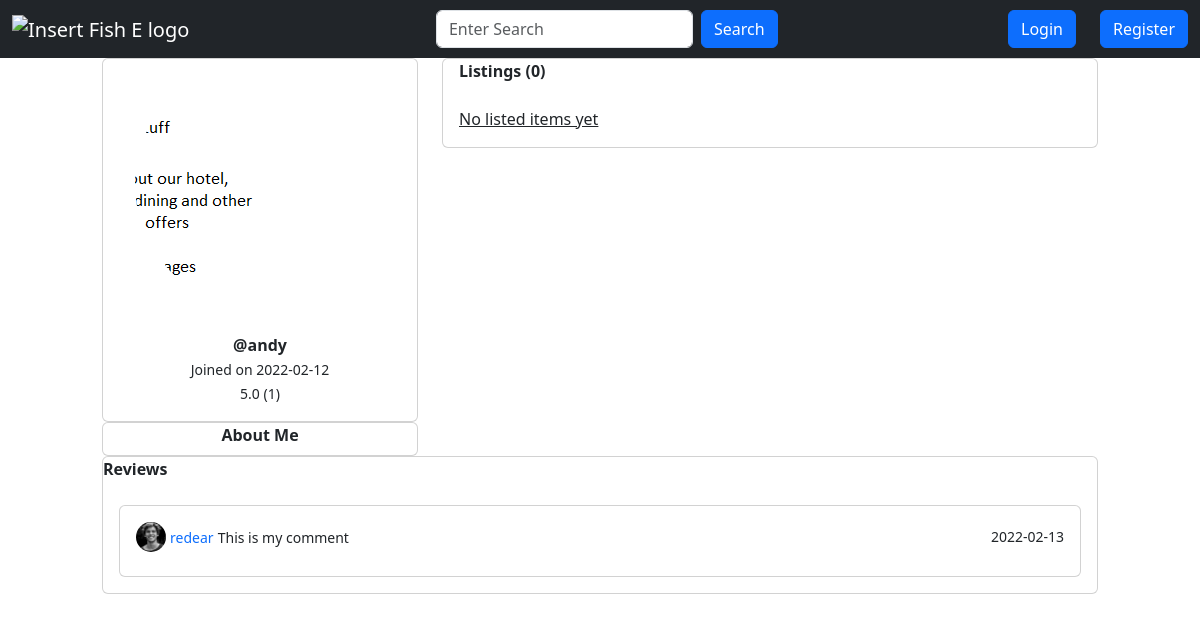
Before: /profile/1 with the older database file.
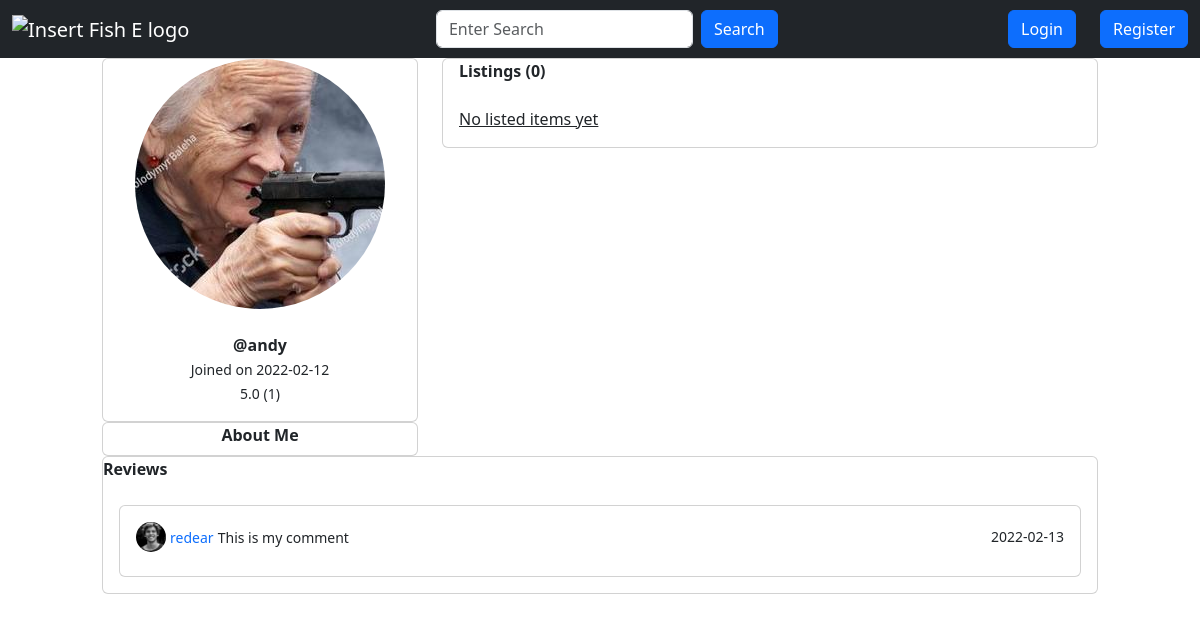
After: the same page with the newer database file.
### app.py (models this page shows, shortened)
class User(db.Model, UserMixin):
    id = db.Column(db.Integer, primary_key=True)
    username = db.Column(db.String(20), unique=True, nullable=False)
    email = db.Column(db.String(120), unique=True, nullable=False)
    description = db.Column(db.String(500), nullable=True)
    image_file = db.Column(db.String(20), nullable=False, default="default.jpg")
    password = db.Column(db.String(60), nullable=False)
    date_joined = db.Column(db.DateTime, nullable=False, default=datetime.utcnow)
    items = db.relationship("Item", backref="author", lazy=True)
    bought = db.relationship(
        "Transaction", foreign_keys="Transaction.user_id", backref="buyer", lazy=True
    )
    sold = db.relationship(
        "Transaction", foreign_keys="Transaction.vendor_id", backref="seller", lazy=True
    )
    reviews = db.relationship(
        "Review", foreign_keys="Review.user_id", backref="author", lazy=True
    )
    reviewed = db.relationship(
        "Review", foreign_keys="Review.recipient_id", backref="getter", lazy=True
    )
    liked = db.relationship(
        "ItemLike", foreign_keys="ItemLike.user_id", backref="user", lazy=True
    )
    @property
    def ratings(self):
        return len(self.reviewed)
    @property
    def rating(self):
        total = 0
        reviews = self.reviewed
        if reviews:
            for review in reviews:
                total += review.rating
            average = total / len(self.reviewed)
            return "{:.1f}".format(average)
        return "No reviews yet"

### app.py (the view, shortened to what this page needs)
@app.route("/profile/<int:user_id>", methods=["GET", "POST"])
def render_profile(user_id):
    user = User.query.filter_by(id=user_id).first()
    search_form = SearchForm()
    pfp_form = ProfilePictureForm()
    username_form = UsernameForm()
    description_form = DescriptionForm()
    L_items = Item.query.filter_by(id=user.id, status="available").all()
    len_of_L_items = len(L_items)
    reviews = user.reviewed
    review_authors = [
        User.query.filter_by(id=review.user_id).first() for review in reviews
    ]
    reviews = list(zip(review_authors, reviews))
    if username_form.validate_on_submit():
        current_user.username = username_form.username.data
        db.session.commit()
        return redirect(url_for("render_profile"), user_id=current_user.id)
    if description_form.validate_on_submit():
        current_user.description = description_form.description.data
        db.session.commit()
        return redirect(url_for("render_profile"), user_id=current_user.id)
    return render_template(
        "profile.html",
        search_form=search_form,
        L_items=L_items,
        pfp_form=pfp_form,
        username_form=username_form,
        description_form=description_form,
        len_of_L_items=len_of_L_items,
        reviews=reviews,
        user=user,
    )

### app.py
class SearchForm(FlaskForm):
    search = StringField(
        validators=[DataRequired()], render_kw={"placeholder": "Enter Search"}
    )
    submit = SubmitField("Search")

class ProfilePictureForm(FlaskForm):
    image_file = FileField(
        "New Profile Picture",
        validators=[FileRequired(), FileAllowed(["jpg", "png"], "Images Only")],
    )
    apply = SubmitField("Apply")

### templates/profile.html (shortened to what this page needs)
{% from 'bootstrap5/form.html' import render_field %}
{% from 'macros/item_card.html' import item_card %}
{% from 'macros/navbar.html' import navbar %}
{% from 'macros/review_card.html' import review_card %}
{% extends 'base.html' %}
{% block content %}
{{ navbar(search_form, current_user) }}
<div class="container">
    <div class="row mx-5">
        <div class="col-md-4">
            <div class="row">
                <div class="col">
                    <div class="card">
                        <div class="card-title text-center">
                            <img src="{{ url_for('static', filename='img/profile/' + user.image_file) }}" alt="pfp"
                                class="rounded-circle">
                            <br>
                        </div>
                        <div class="card-body text-center">
                            <strong>@{{ user.username }}</strong>
                            <br>
                            <small>Joined on {{
                                user.date_joined.date()
                                }}</small>
                            <br>
                            <small>
                                {{ user.rating }} ({{ user.ratings }})
                            </small>
                        </div>
                    </div>
                </div>
            </div>
            <div class="row">
                <div class="col">
                    <div class="card">
                        <div class="card-title text-center">
                            <strong>About Me</strong>
                            <br>
                        </div>
                    </div>
                </div>
            </div>
        </div>
        <div class="col-md-8">
            <div class="card" style="max-height: 80%;">
                <div class="card-title px-3">
                    <strong>Listings ({{ len_of_L_items }})</strong>
                </div>
                <div class="card-body overflow-scroll row">
                    {% if L_items %}
                    {% for item in L_items %}
                    <div class="col-md-4">
                        {{ item_card(item, current_user) }}
                    </div>
                    {% endfor %}
                    {% else %}
                    <u>No listed items yet</u>
                    <br>
                    {% endif %}
                </div>
            </div>
        </div>
    </div>
    <div class="row mx-5">
        <div class="col">
            <div class="card">
                <div class="card-title">
                    <strong>Reviews</strong>
                </div>
                <div class="card-body">
                    {% for review in reviews %}
                    {{ review_card(review) }}
                    {% endfor %}
                </div>
            </div>
        </div>
    </div>
</div>
{% endblock content %}

Changed rows visible on the page:
changed User "andy": image_file: a different picture
